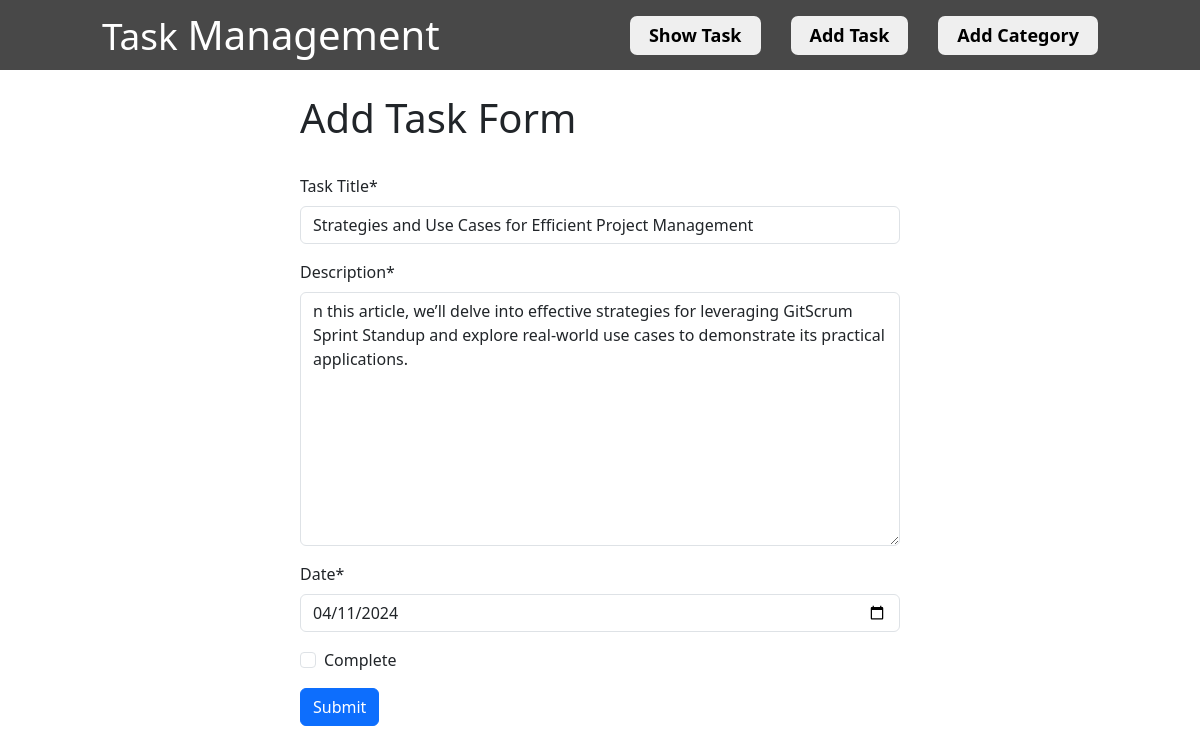
The page /add_Task/edit/6 on the database its author committed.
### add_task/models.py (models this page shows, shortened)
class TaskModel(models.Model):
    taskTitle=models.CharField(max_length=70)
    taskDescription=models.TextField()
    taskDate=models.DateField()
    is_completed=models.BooleanField(default=False)

### add_task/views.py (the view)
# urls.py: path("edit/<int:id>",views.EditTask,name="Edit_Task"),
def EditTask(request,id):
    postTask=TaskModel.objects.get(pk=id)
    if request.method=="POST":
        task=TaskForm(request.POST ,instance=postTask)
        if task.is_valid():
            task.save()
            return redirect("showtask")
    else:
        task=TaskForm(instance=postTask)
    return render(request,"task/addTask.html",{"form":task})

### add_task/forms.py
class TaskForm(forms.ModelForm):
    class Meta:
        model=TaskModel
        fields="__all__"
        labels={
            "taskTitle":"Task Title",
            "taskDescription":"Description",
            "taskDate":"Date",
            "is_completed":"Complete"
        }
        widgets={
            "taskDate":forms.DateInput(attrs={"type":"date"})
        }

### add_task/templates/task/addTask.html (shortened to what this page needs)
{% extends "base.html" %}
{% load crispy_forms_tags %}
{% block contain %}
<form method='post' style="width: 50%; margin: auto;" class='pt-4'>
    <h1>Add Task Form</h1>
    <br>
    {{ form | crispy }}
    <input class="btn btn-primary" type="submit" value="Submit">
    <br>
    <br>
</form>
{% endblock contain %}

### rows shown on the page
TaskModel: taskTitle "Strategies and Use Cases for Efficient Project Management", taskDescription "n this article, we’ll delve into effective strategies for leveraging GitScrum Sprint Standup and explore real-world use cases to demonstrate its practical applications.", taskDate "04/11/2024"
